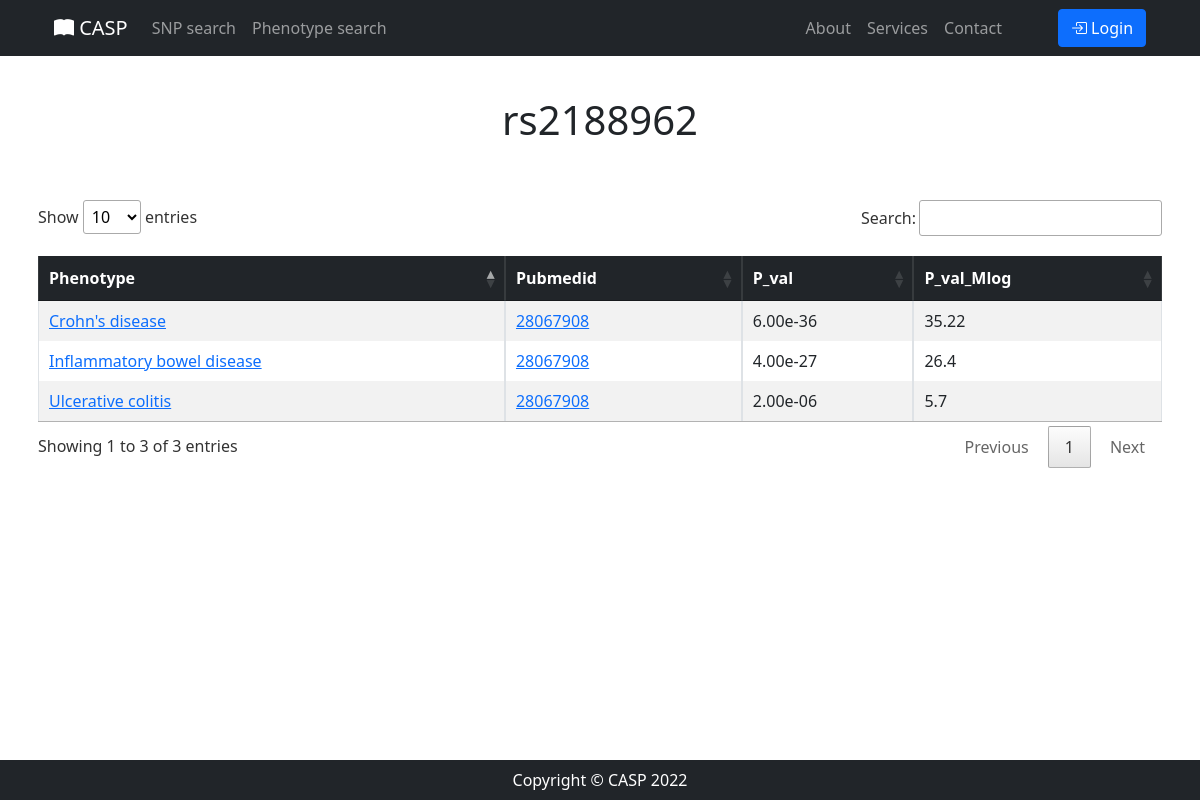
Page /snp/details/rs2188962/ on the committed database.
### SNP_App/models.py (models this page shows)
class Association(models.Model):
    SNP = models.ForeignKey(SNP, on_delete=models.CASCADE)
    Disease_trait = models.ForeignKey(DiseaseTrait, on_delete=models.CASCADE)
    Reference = models.ForeignKey(Reference, on_delete=models.CASCADE)
    Pvalue = models.FloatField()
    Neglog10pvalue = models.FloatField()

### SNP_App/views.py (the view)
# urls.py: path('snp/details/<str:rsid>/', views.snp_details),
def snp_details(request, rsid):
    snp_query = Association.objects.filter(SNP_id=rsid)
    return render(request, 'snp_details.html', {'details': snp_query, 'rsid': rsid, 'title': rsid})

### SNP_App/templates/snp_details.html (shortened to what this page needs)
{% extends 'base.html' %}
{% block content %}
    <h1 class="mt-5 pt-5 mb-5 text-center"> {{ rsid }} </h1>
    <div class="container p-2 mb-5">
        <table id="snp_details_table" class="table table-striped table-bordered">
            <thead class="table-dark">
                <th> Phenotype </th>
                <th> Pubmedid </th>
                <th> P_val </th>
                <th> P_val_Mlog </th>
            </thead>
            <tbody>
                {% for detail in details %}
                    <tr>
                    <td><a target="_blank" rel="noopener noreferrer"
                           href="/phenotype/details/{{ detail.Disease_trait_id }}/">
                            {{ detail.Disease_trait_id }} </a></td>
                    <td> <a target="_blank" rel="noopener noreferrer"
                            href="https://pubmed.ncbi.nlm.nih.gov/{{ detail.Reference_id }}/">
                            {{ detail.Reference_id }} </a></td>
                    <td>{{ detail.Pvalue|stringformat:".2e" }}</td>
                    <td>{{ detail.Neglog10pvalue }}</td>
                    </tr>
                {% endfor %}
            </tbody>
        </table>
    </div>
{% endblock content %}

### rows in the picture
Association: Disease_trait_id "Crohn's disease", Reference_id "28067908", Pvalue "6.00e-36", Neglog10pvalue "35.22"
Association: Disease_trait_id "Ulcerative colitis", Reference_id "28067908", Pvalue "2.00e-06", Neglog10pvalue "5.7"
Association: Disease_trait_id "Inflammatory bowel disease", Reference_id "28067908", Pvalue "4.00e-27", Neglog10pvalue "26.4"

### other values in the picture
{{ rsid }} "rs2188962"
